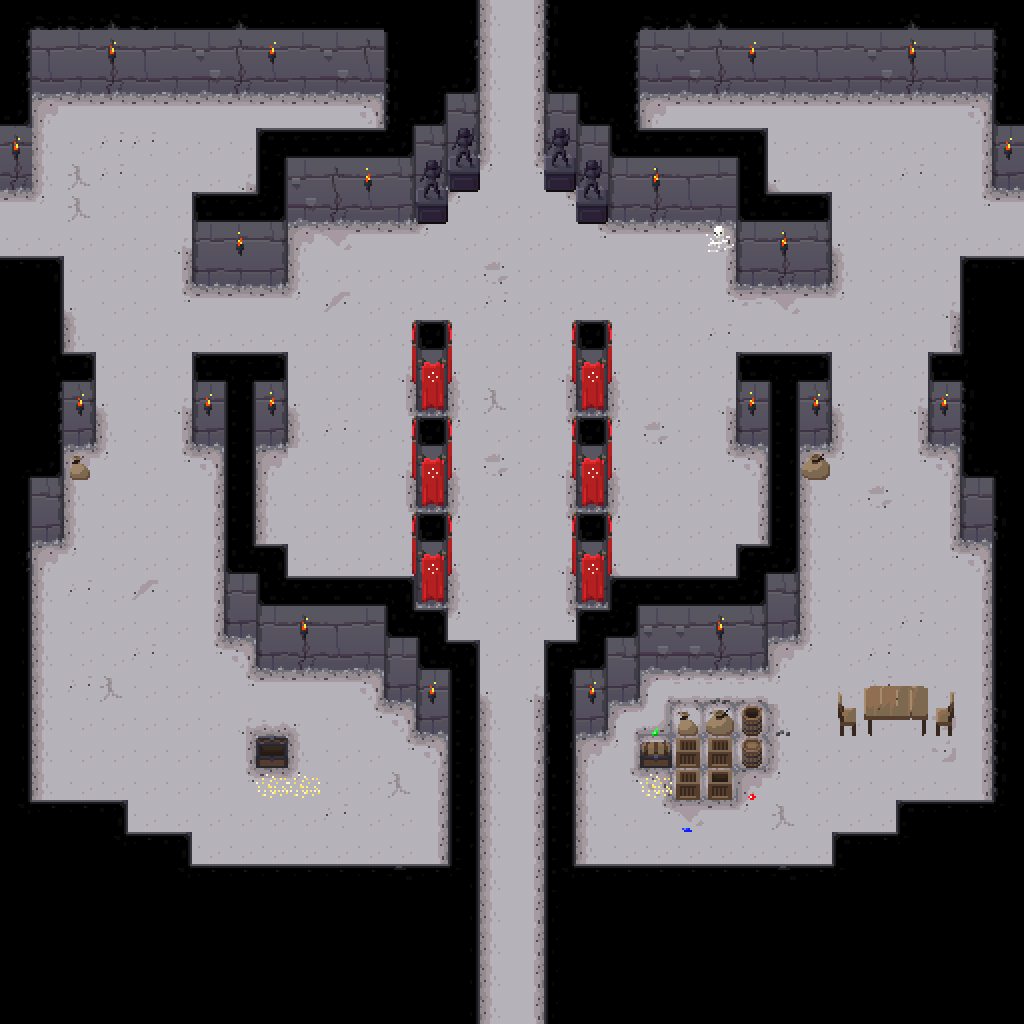

Rendered tile map (Tiled .tmx) drawn with the repository's tilesets; below, a short description and the map source with its tile grids summarised:
An orthogonal 32x32 tile map with 32x32 px tiles, 4 tile layers (ground, walls, objects, tops) and 84 objects (20x light, 3x zombie).

<map version="1.0" orientation="orthogonal" width="32" height="32" tilewidth="32" tileheight="32">
 <tileset firstgid="1" name="dungeon tileset calciumtrice" tilewidth="32" tileheight="32">
  <image source="../textures/spritesheets/dungeon tileset calciumtrice.png" width="960" height="808" />
 </tileset>
 <layer name="ground" width="32" height="32">
  <data>[1024 cells, 751 non-empty, 24 distinct tile ids]</data>
 </layer>
 <layer name="walls" width="32" height="32">
  <data>[1024 cells, 144 non-empty, 18 distinct tile ids]</data>
 </layer>
 <layer name="objects" width="32" height="32">
  <data>[1024 cells, 85 non-empty, 24 distinct tile ids]</data>
 </layer>
 <layer name="tops" width="32" height="32">
  <data>[1024 cells, 350 non-empty, 39 distinct tile ids]</data>
 </layer>
 <objectgroup name="colliderWalls" width="32" height="32">
  <object x="0" y="0" width="480" height="96" />
  <object x="544" y="0" width="480" height="96" />
  <object x="384" y="96" width="96" height="64" />
  <object x="544" y="96" width="96" height="64" />
  <object x="256" y="160" width="192" height="64" />
  <object x="576" y="160" width="192" height="64" />
  <object x="448" y="160" width="32" height="32" />
  <object x="544" y="160" width="32" height="32" />
  <object x="192" y="224" width="96" height="64" />
  <object x="736" y="224" width="96" height="64" />
  <object x="0" y="288" width="64" height="96" />
  <object x="960" y="288" width="64" height="96" />
  <object x="0" y="384" width="96" height="64" />
  <object x="928" y="384" width="96" height="64" />
  <object x="64" y="448" width="32" height="32" />
  <object x="0" y="448" width="64" height="96" />
  <object x="960" y="448" width="64" height="96" />
  <object x="0" y="544" width="32" height="256" />
  <object x="992" y="544" width="32" height="256" />
  <object x="0" y="800" width="128" height="32" />
  <object x="896" y="800" width="128" height="32" />
  <object x="0" y="832" width="192" height="32" />
  <object x="832" y="832" width="192" height="32" />
  <object x="0" y="864" width="480" height="32" />
  <object x="544" y="864" width="480" height="32" />
  <object x="0" y="896" width="32" height="96" />
  <object x="448" y="896" width="32" height="96" />
  <object x="545" y="896" width="32" height="96" />
  <object x="992" y="896" width="32" height="96" />
  <object x="0" y="992" width="480" height="32" />
  <object x="544" y="992" width="480" height="64" />
  <object x="192" y="384" width="96" height="64" />
  <object x="736" y="384" width="96" height="64" />
  <object x="800" y="448" width="32" height="32" />
  <object x="224" y="448" width="32" height="128" />
  <object x="768" y="448" width="32" height="128" />
  <object x="224" y="576" width="64" height="32" />
  <object x="736" y="576" width="64" height="32" />
  <object x="224" y="608" width="32" height="32" />
  <object x="768" y="608" width="32" height="32" />
  <object x="256" y="608" width="128" height="64" />
  <object x="640" y="608" width="128" height="64" />
  <object x="384" y="608" width="32" height="96" />
  <object x="416" y="640" width="32" height="96" />
  <object x="448" y="672" width="32" height="192" />
  <object x="544" y="672" width="32" height="192" />
  <object x="576" y="640" width="32" height="96" />
  <object x="608" y="608" width="32" height="96" />
  <object x="416" y="352" width="32" height="64" />
  <object x="416" y="448" width="32" height="64" />
  <object x="416" y="544" width="32" height="64" />
  <object x="576" y="352" width="32" height="64" />
  <object x="576" y="448" width="32" height="64" />
  <object x="576" y="544" width="32" height="64" />
  <object x="256" y="736" width="32" height="32" />
  <object x="672" y="704" width="96" height="32" />
  <object x="640" y="736" width="128" height="32" />
  <object x="672" y="768" width="64" height="32" />
  <object x="832" y="704" width="128" height="32" />
  <object x="0" y="96" width="32" height="96" />
  <object x="992" y="96" width="32" height="96" />
 </objectgroup>
 <objectgroup name="lights" width="32" height="32">
  <object name="light" x="96" y="32" width="32" height="32" />
  <object name="light" x="256" y="32" width="32" height="32" />
  <object name="light" x="736" y="32" width="32" height="32" />
  <object name="light" x="896" y="32" width="32" height="32" />
  <object name="light" x="0" y="128" width="32" height="32" />
  <object name="light" x="352" y="160" width="32" height="32" />
  <object name="light" x="640" y="160" width="32" height="32" />
  <object name="light" x="992" y="128" width="32" height="32" />
  <object name="light" x="768" y="224" width="32" height="32" />
  <object name="light" x="224" y="224" width="32" height="32" />
  <object name="light" x="64" y="384" width="32" height="32" />
  <object name="light" x="192" y="384" width="32" height="32" />
  <object name="light" x="256" y="384" width="32" height="32" />
  <object name="light" x="736" y="384" width="32" height="32" />
  <object name="light" x="800" y="384" width="32" height="32" />
  <object name="light" x="928" y="384" width="32" height="32" />
  <object name="light" x="704" y="608" width="32" height="32" />
  <object name="light" x="576" y="672" width="32" height="32" />
  <object name="light" x="416" y="672" width="32" height="32" />
  <object name="light" x="288" y="608" width="32" height="32" />
 </objectgroup>
 <objectgroup name="monsters" width="32" height="32">
  <object name="zombie" x="864" y="608" width="32" height="32" />
  <object name="zombie" x="352" y="800" width="32" height="32" />
  <object name="zombie" x="320" y="480" width="32" height="32" />
 </objectgroup>
</map>
